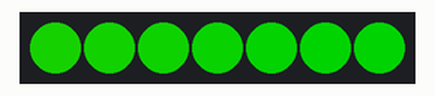
The sketch below on a simulated Arduino Uno, built with avr-gcc and run on an emulated ATmega328P. On the bench: 7 RGB LEDs in strip order, left to right. Dim RGB values are drawn brighter than linear; random numbers use the default seed unless the sketch sets one.

Above: at 1.15 s.
At 6.23 s:
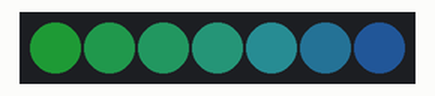
At 11.05 s:
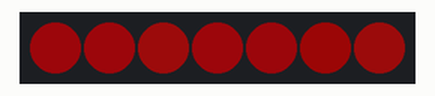
At 21.21 s:
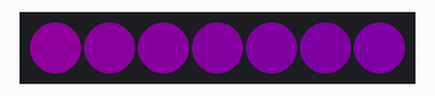
At 30.1 s:
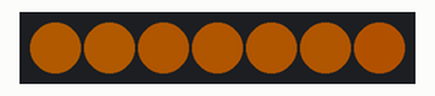
At 39.81 s:
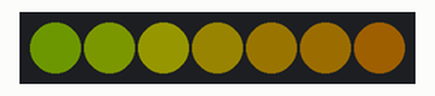
Timing chart, 0 to 40.0 s (numbered marks = the images above):
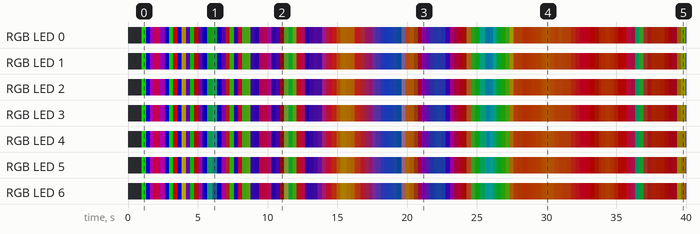

Measured:
- by itself, RGB LED 2: off → RGB(8, 124, 0) at 1.0 s, → RGB(4, 0, 121) 0.30 s later, → RGB(60, 0, 62) 0.30 s later, → RGB(89, 0, 38) 0.20 s later, … (138 changes in this stretch)
- by itself, RGB LED 3: off → RGB(5, 125, 0) at 1.0 s, → RGB(6, 0, 119) 0.30 s later, → RGB(62, 0, 61) 0.30 s later, → RGB(91, 0, 36) 0.20 s later, … (137 changes in this stretch)

The sketch:

beatwave.ino
```cpp
/* beatwave

   Animation combining coloured wave values from
   several beatsin8() functions
*/

#include "FastLED.h"

#define LED_DT 10
#define COLOR_ORDER GRB
#define LED_TYPE WS2812B
#define NUM_LEDS 7

uint8_t max_bright = 128;
struct CRGB leds[NUM_LEDS];

// Palette definitions
CRGBPalette16 currentPalette;
CRGBPalette16 targetPalette;
TBlendType    currentBlending = LINEARBLEND;

void setup() {
  delay(1000);

  LEDS.addLeds<LED_TYPE, LED_DT, COLOR_ORDER>(leds, NUM_LEDS);

  currentPalette = RainbowColors_p;

  FastLED.setBrightness(max_bright);

  // FastLED Power management set at 5V, 500mA
  set_max_power_in_volts_and_milliamps(5, 500);
}

void loop() {
  beatwave();

  EVERY_N_MILLISECONDS(100) {
    uint8_t maxChanges = 24;
    nblendPaletteTowardPalette(currentPalette, targetPalette, maxChanges);
  }

  EVERY_N_SECONDS(5) {
    // Change the target palette to a random one every 5 seconds.
    targetPalette = CRGBPalette16(CHSV(random8(), 255, random8(128, 255)), CHSV(random8(), 255, random8(128, 255)), CHSV(random8(), 192, random8(128, 255)), CHSV(random8(), 255, random8(128, 255)));
  }

  FastLED.show();

}

void beatwave() {
  uint8_t wave1 = beatsin8(9, 0, 255);
  uint8_t wave2 = beatsin8(8, 0, 255);
  uint8_t wave3 = beatsin8(7, 0, 255);
  uint8_t wave4 = beatsin8(6, 0, 255);

  for (int i = 0; i < NUM_LEDS; i++) {
    leds[i] = ColorFromPalette( currentPalette, i + wave1 + wave2 + wave3 + wave4, 255, currentBlending);
  }
}
```
